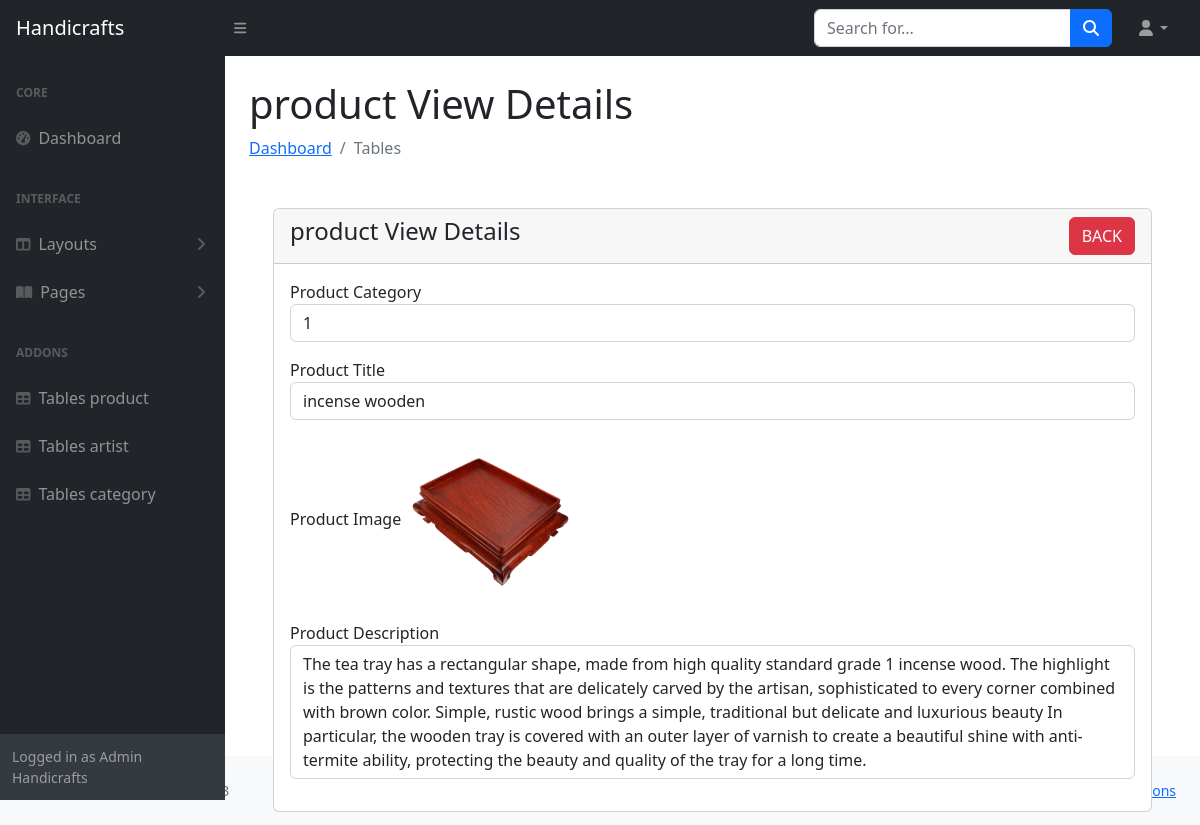
/project/product_view.php?Id=2, run on the app's committed database.
### tables this page shows
create table product( 
Id int PRIMARY KEY AUTO_INCREMENT,
Category_id int ,
Title varchar(350) ,
Image varchar(500),
Description text,
FOREIGN KEY (Category_id) REFERENCES category(Id)
);

### project/product_view.php (the view, shortened to what this page needs)
<?php include('header.php'); ?>
        <div id="layoutSidenav_content">
            <main>
                <div class="container-fluid px-4">
                    <h1 class="mt-4">product View Details</h1>
                    <ol class="breadcrumb mb-4">
                        <li class="breadcrumb-item"><a href="admin.php">Dashboard</a></li>
                        <li class="breadcrumb-item active">Tables</li>
                    </ol>
                    <div class="container mt-5">
                        <div class="container mt-5">
                            <div class="row">
                                <div class="col-md-12">
                                    <div class="card">
                                        <div class="card-header">
                                            <h4>product View Details
                                                <a href="admin.php" class="btn btn-danger float-end">BACK</a>
                                            </h4>
                                        </div>
                                        <div class="card-body">
                                            <?php
                                            if (isset($_GET['Id'])) {
                                                $product_id = mysqli_real_escape_string($connect, $_GET['Id']);
                                                $query = "SELECT * FROM product WHERE Id='$product_id' ";
                                                $query_run = mysqli_query($connect, $query);
                                                if (mysqli_num_rows($query_run) > 0) {
                                                    $product = mysqli_fetch_array($query_run);
                                                    ?>
                                                    <div class="mb-3">
                                                        <label>Product Category</label>
                                                        <p class="form-control">
                                                            <?= $product['Category_id']; ?>
                                                        </p>
                                                    </div>
                                                    <div class="mb-3">
                                                        <label>Product Title</label>
                                                        <p class="form-control">
                                                            <?= $product['Title']; ?>
                                                        </p>
                                                    </div>
                                                    <div class="mb-3">
                                                        <label>Product Image</label>
                                                        <td>
                                                            <img src='giao-dien/image_DTB/<?=$product['Image']; ?>'
                                                                class='img-responsive' style='width:20%' alt='Image'>
                                                        </td>
                                                    </div>
                                                    <div class="mb-3">
                                                        <label>Product Description</label>
                                                        <p class="form-control">
                                                            <?= $product['Description']; ?>
                                                        </p>
                                                    </div>
                                                    <?php
                                                } else {
                                                    echo "<h4>No Such Id Found</h4>";
                                                }
                                            }
                                            ?>
                                        </div>
                                    </div>
                                </div>
                            </div>
                        </div>
                    </div>
                </div>
            </main>
        </div>
    </div>
    <footer class="py-4 bg-light mt-auto">
        <div class="container-fluid px-4">
            <div class="d-flex align-items-center justify-content-between small">
                <div class="text-muted">Copyright &copy; Your Website 2023</div>
                <div>
                    <a href="#">Privacy Policy</a>
                    <a href="#">Terms &amp; Conditions</a>
                </div>
            </div>
        </div>
    </footer>
</body>
</html>

### data on the page
product: Category "1", Title "incense wooden", Image (picture), Description "The tea tray has a rectangular shape, made from high quality standard grade 1 incense wood. The highlight is the patterns and textures that are delicately carved by the artisan, sophisticated to every corner combined with brown color. Simple, rustic wood brings a simple, traditional but delicate and luxurious beauty In particular, the wooden tray is covered with an outer layer of varnish to create a beautiful shine with anti-termite ability, protecting the beauty and quality of the tray for a long time."
